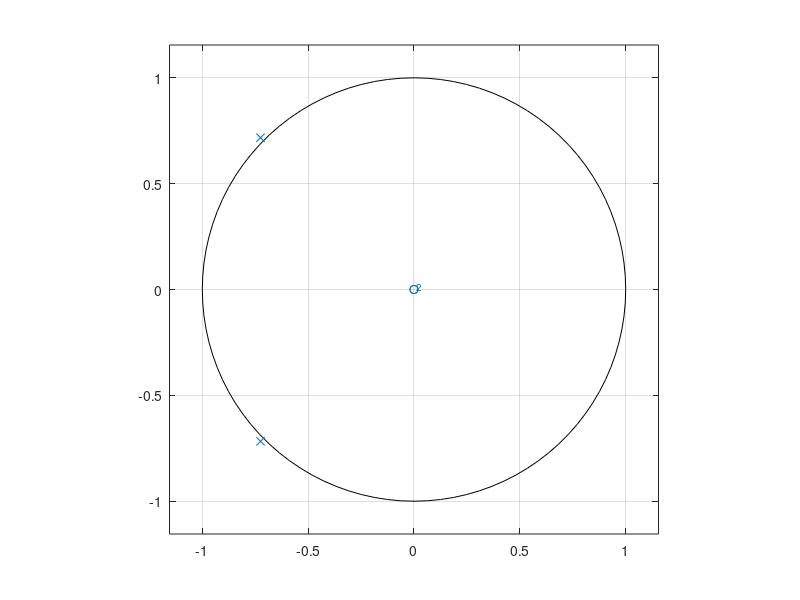
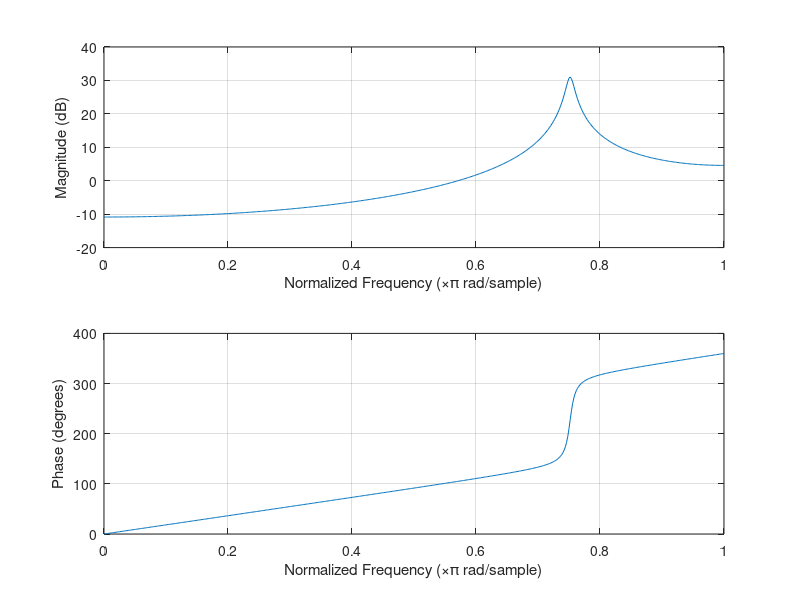
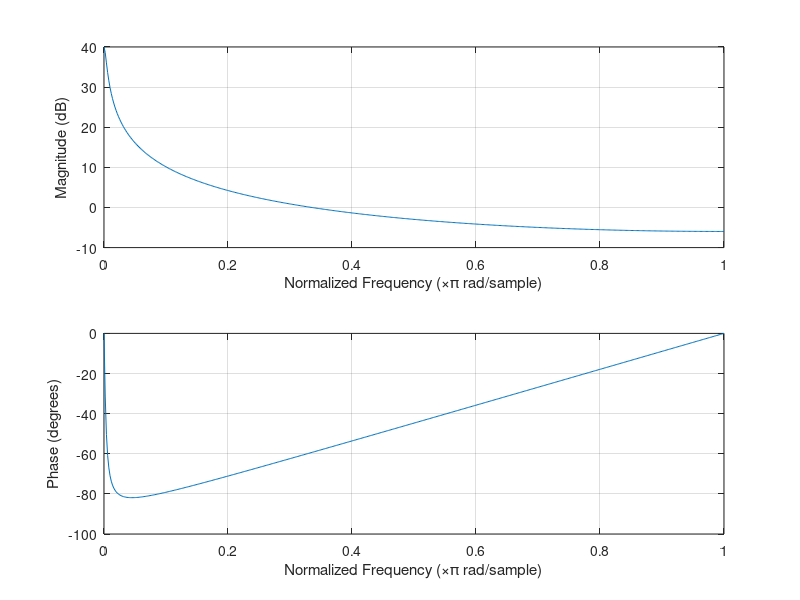
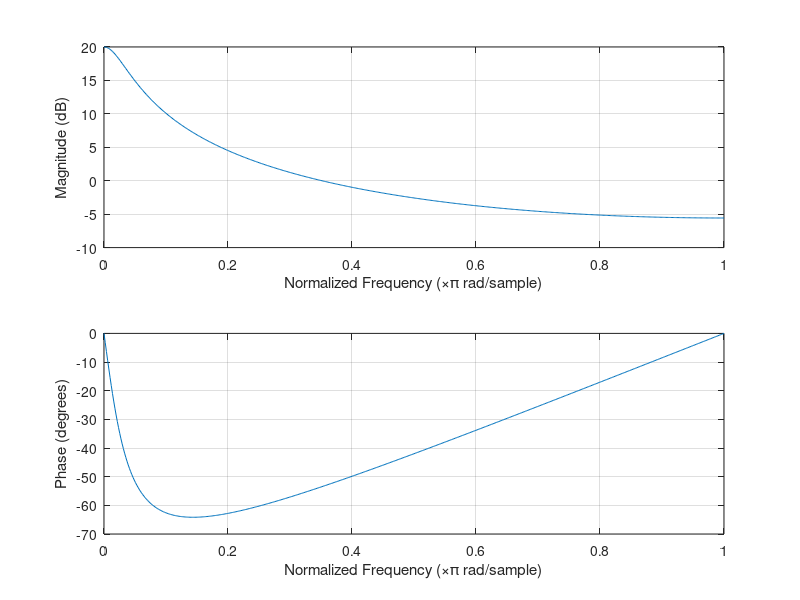

Write the MATLAB code that produced these figures, in order.
b = 1;
a = [1, -(-1.45), 1.04];

%PZ plot van output bepalen
figure(1);
zplane(b, a);
    
%amplitude- en faseresponsie
figure(2);
freqz(b, a);

root = roots(a);

pol = poly(0.99);
figure(3);
freqz(b, pol);

pol = poly(0.9);
figure(4);
freqz(b, pol);
